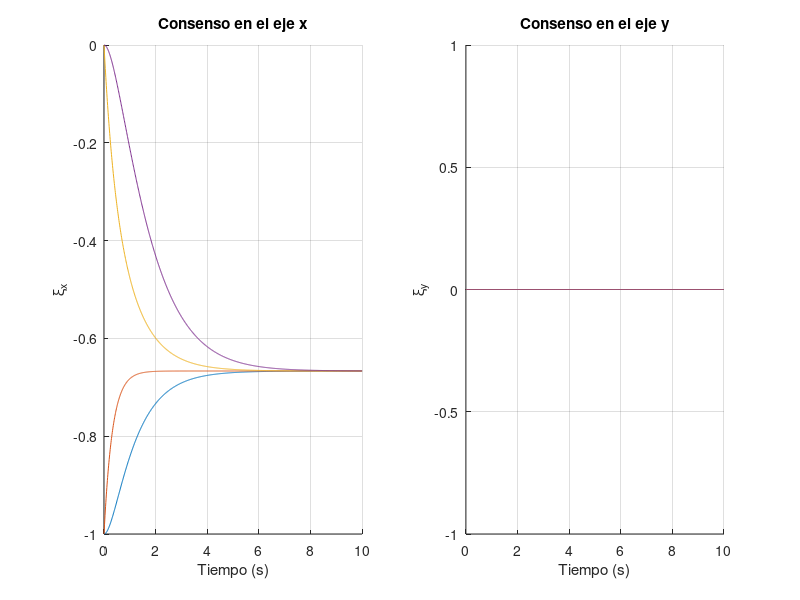
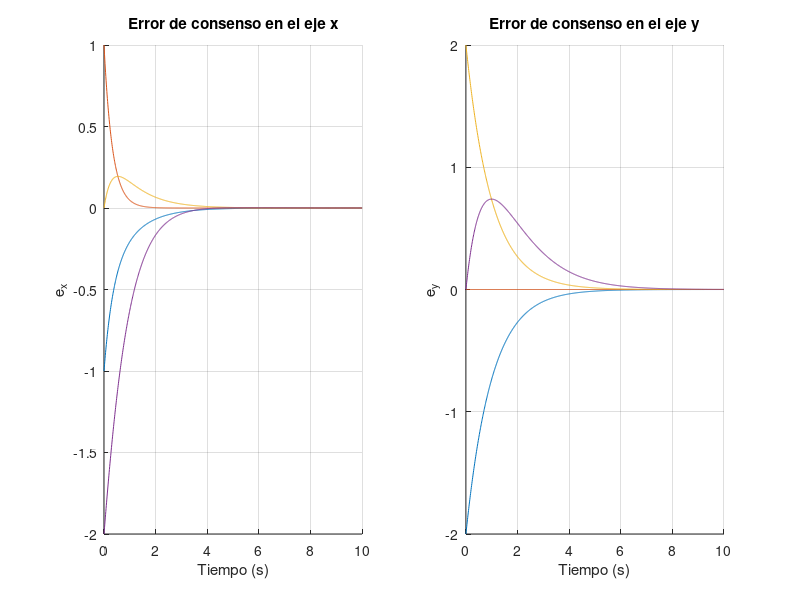
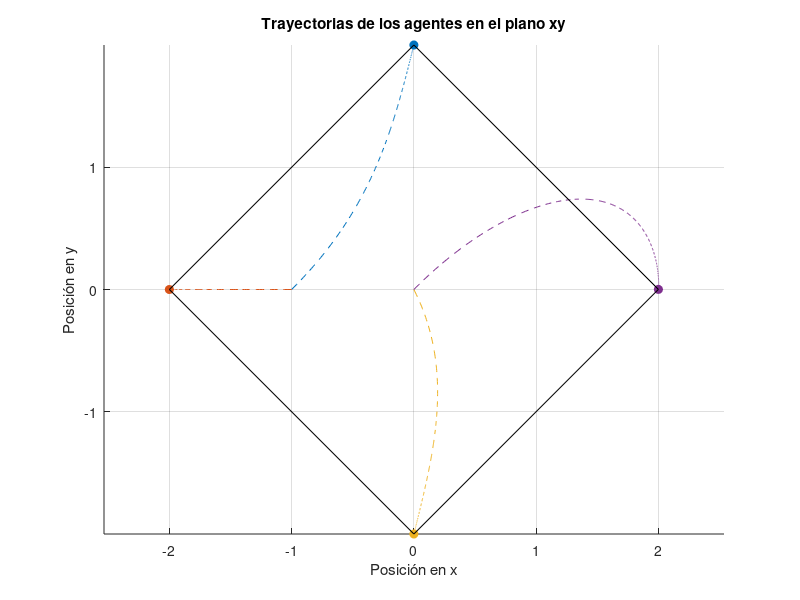

MATLAB code to generate these figures, in order:
clc
clearvars 
close all 


q=[1/3 1/3 1/3 0];

L=[1 -1  0 0;
  -1  2 -1 0;
   0 -1  1 0;
   0  0 -1 1];

[V,D]=eig(L);

%La matriz diagonal de unos
I=eye(2);

%Producto Kronecker
KL=kron(L,I);

% Definir las condiciones inciales para las coordenadas por separado
x_x = [-1; -1; 0; 0]; %Esto es en x
x_y = [0; 0; 0; 0]; %Esto es en y

% Inicializar el vector
x = zeros(2 * length(x_x), 1);

% Combinarlos para la simlacion
for i = 1:length(x_x)
    x(2*i-1) = x_x(i);
    x(2*i) = x_y(i);
end
x0=x;

%Datos de la simulacion
%periodo de muestreo
Dt=0.01;
tiempo=10; %segundos
iteraciones=tiempo/Dt;

%Simulacion
for k=1:iteraciones
   
    %Aproximación de Euler con Laplaciano
    x(:,k+1)=x(:,k)+Dt*(-KL*x(:,k));

  
end


t=linspace(0,tiempo,iteraciones+1);
% 
% Subplot para el consenso en el eje x
subplot(1, 2, 1);
hold on;
for i = 1:2:size(x, 1) % Consenso en x
     plot(t, x(i, :));
end
hold off;
xlabel('Tiempo (s)');
ylabel('\xi_{x}');
title('Consenso en el eje x');
grid on;

% Subplot para el consenso en el eje y
subplot(1, 2, 2);
hold on;
for i = 2:2:size(x, 1) % Consenso en y
    plot(t, x(i, :));
end
hold off;
xlabel('Tiempo (s)');
ylabel('\xi_{y}');
title('Consenso en el eje y');
grid on;


%% Esta area es para el punto d)

% Formación deseada (especificada en el mapa)
delta1=[0;2];
delta2=[-2;0];
delta3=[0;-2];
delta4=[2;0];
delta = [delta1;delta2;delta3;delta4]; % deltas concatenadas
P=zeros(2,1);

% Initialize the state matrix to store the simulation results
x_forma = zeros(size(x, 1), iteraciones + 1);
x_forma(:, 1) = x0;

% Simulacion
for k = 1:iteraciones
    %Aproximación de Euler con Laplaciano
    x_forma(:, k+1) = x_forma(:, k) + Dt * (-KL * (x_forma(:, k) - delta));
end

% Tiempo para ploteos
t = linspace(0, tiempo, iteraciones + 1);

% Errores de consenso
figure;
subplot(1, 2, 1);
hold on;
for i = 1:2:size(x_forma, 1) % Error de consenso en x
     plot(t, x_forma(i, :)-delta(i));
end
hold off;
xlabel('Tiempo (s)');
ylabel('e_{x}');
title('Error de consenso en el eje x');
grid on;
subplot(1, 2, 2);
hold on;
for i = 2:2:size(x_forma, 1) % Error de consenso en y
    plot(t, x_forma(i, :)-delta(i));
end
hold off;
xlabel('Tiempo (s)');
ylabel('e_{y}');
title('Error de consenso en el eje y');
grid on;



% Graficar las posiciones de los agentes en el plano xy con sus posiciones finales
figure;
hold on;
num_agents = size(x0, 1) / 2;
colors = lines(num_agents);
for i = 1:num_agents
    plot(x_forma(2*i-1, :) + P(1), x_forma(2*i, :) + P(2), 'DisplayName', ['Agente ' num2str(i)], 'Color', colors(i, :), 'LineStyle', '--');
    plot(x_forma(2*i-1, end) + P(1), x_forma(2*i, end) + P(2), 'o', 'Color', colors(i, :), 'MarkerFaceColor', colors(i, :));
end

% Agregar líneas entre los agentes especificados
plot([x_forma(1,end) + P(1) x_forma(7,end) + P(1)], [x_forma(2,end) + P(2) x_forma(8,end) + P(2)], 'k-'); % Línea entre Agente 1 y Agente 4
plot([x_forma(1,end) + P(1) x_forma(3,end) + P(1)], [x_forma(2,end) + P(2) x_forma(4,end) + P(2)], 'k-'); % Línea entre Agente 1 y Agente 2
plot([x_forma(7,end) + P(1) x_forma(5,end) + P(1)], [x_forma(8,end) + P(2) x_forma(6,end) + P(2)], 'k-'); % Línea entre Agente 4 y Agente 3
plot([x_forma(3,end) + P(1) x_forma(5,end) + P(1)], [x_forma(4,end) + P(2) x_forma(6,end) + P(2)], 'k-'); % Línea entre Agente 2 y Agente 3

hold off;
xlabel('Posición en x');
ylabel('Posición en y');
title('Trayectorias de los agentes en el plano xy');
axis equal;
grid on;
